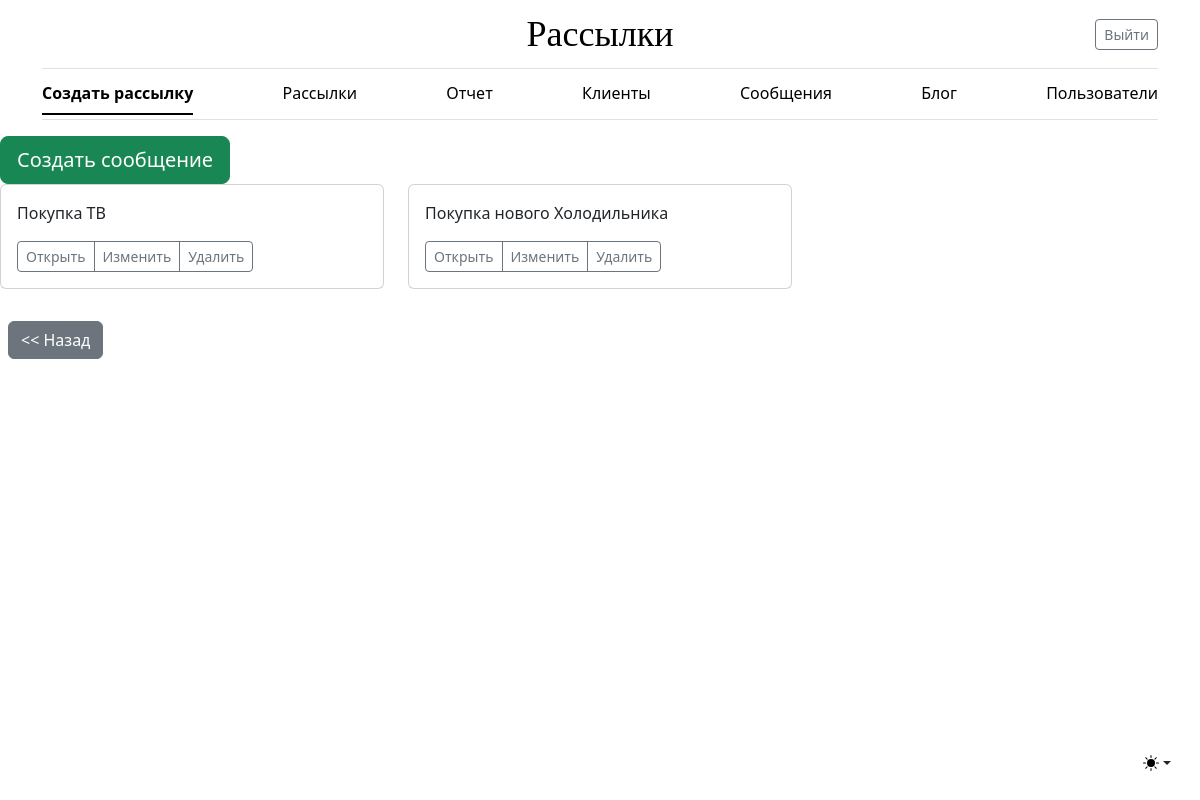
The app's page /message/ (signed in), older data.
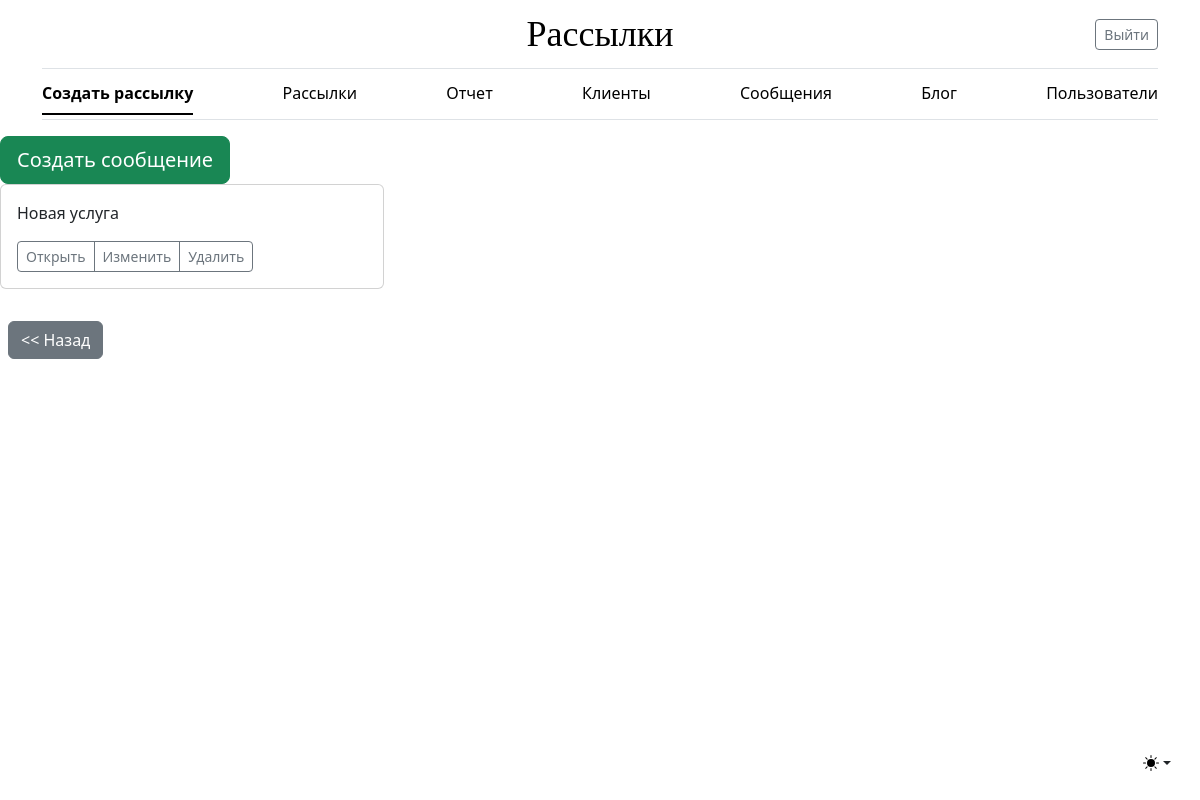
The same page, newer data.
### mailing/models.py (models this page shows, shortened)
class Message(models.Model):
    subject_message = models.CharField(max_length=255, **NULLABLE,
                                       verbose_name='Тема сообщения')
    message = models.TextField(**NULLABLE, verbose_name='Сообщение')
    owner = models.ForeignKey(settings.AUTH_USER_MODEL, on_delete=models.SET_NULL, **NULLABLE,
                              verbose_name='Владелец')
    class Meta:
        verbose_name = 'Сообщение'
        verbose_name_plural = 'Сообщения'

### mailing/views.py (the view)
# urls.py: path('message/', MessageListView.as_view(), name='message_list'),
class MessageListView(LoginRequiredMixin, ListView):
    model = Message
    def get_queryset(self):
        queryset = super().get_queryset()
        if not self.request.user.is_staff:
            queryset = queryset.filter(owner=self.request.user.pk)
        return queryset

### mailing/templates/mailing/message_list.html (shortened to what this page needs)
{% extends 'mailing/base.html' %}
{% block content %}
<a class="btn btn-success btn-lg"
   href="{% url 'mailing:message_create' %}"
   role="button">Создать сообщение
</a>
<div class="row">
    {% for object in object_list %}
        <div class="col-md-4">
            <div class="card mb-4 box-shadow">
                <div class="card-body">
                    <p class="card-text">{{ object.subject_message }}</p>
                    <div class="d-flex justify-content-between align-items-center">
                        <div class="btn-group">
                            <a href="{% url 'mailing:message_detail' object.pk %}"
                               class="btn btn-sm btn-outline-secondary">Открыть</a>
                            <a href="{% url 'mailing:message_update' object.pk %}"
                               class="btn btn-sm btn-outline-secondary">Изменить</a>
                            <a href="{% url 'mailing:message_delete' object.pk %}"
                               class="btn btn-sm btn-outline-secondary">Удалить</a>
                        </div>
                    </div>
                </div>
            </div>
        </div>
    {% endfor %}
</div>
<div class="col-12">
    <a href="{% url 'mailing:index_list' %}" class="btn btn-secondary m-2"><< Назад</a>
</div>
{% endblock %}

Row changes from the older to the newer data that the page shows:
removed Message: subject_message "Покупка ТВ"
removed Message: subject_message "Покупка нового Холодильника"
added Message: subject_message "Новая услуга"
